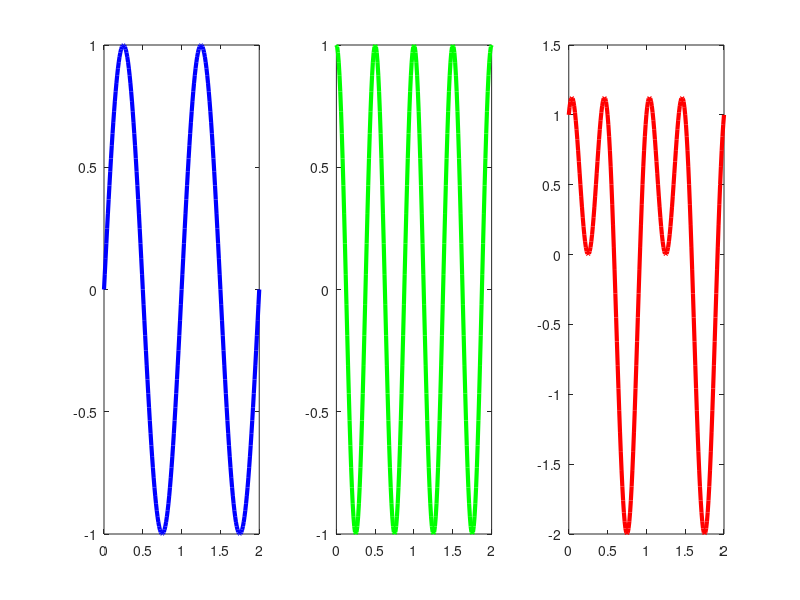

The MATLAB script that drew this image:
clc; close all; clear all;
t=0: .01:2;
x1=sin(2*pi*t);
x2=cos(4*pi*t);
y=x1+x2;

subplot(1,3,1);
plot(t,x1,'b','LineWidth',3);
subplot(1,3,2);
plot(t,x2,'g','LineWidth',3);
subplot(1,3,3);
plot(t,y,'r','LineWidth',3);